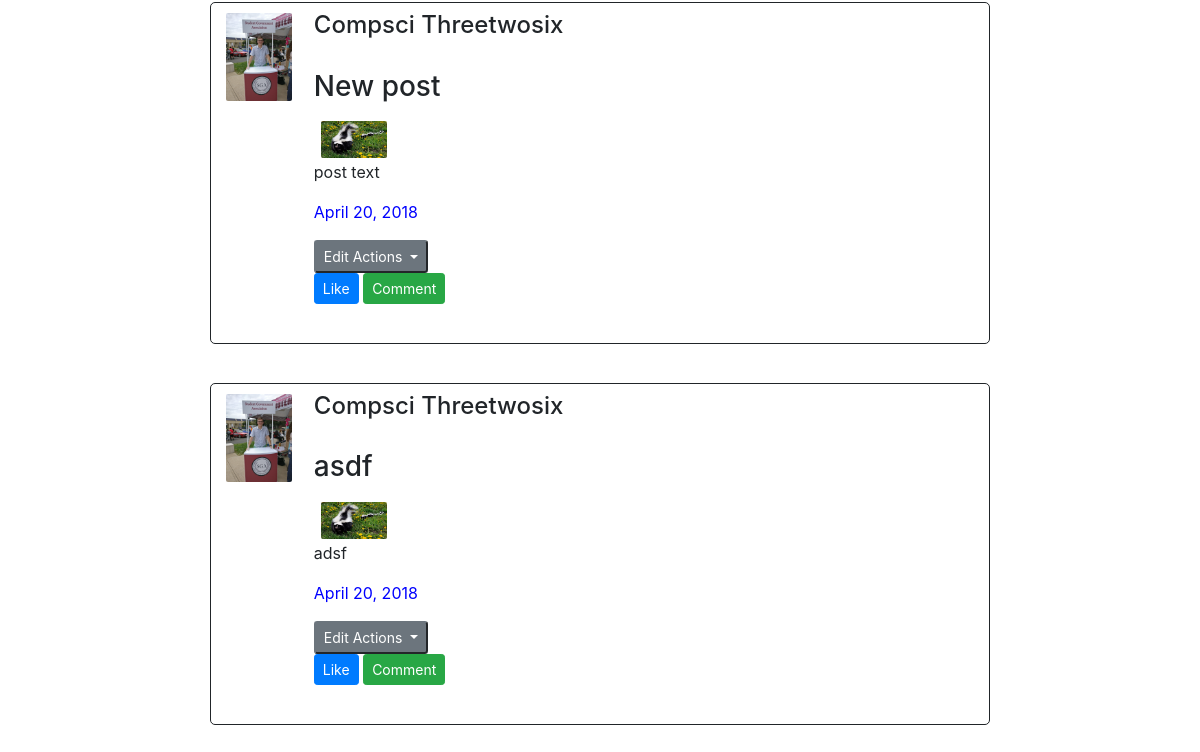
Before: /pawpular/chat/ (signed in, lower part) with the older database file.
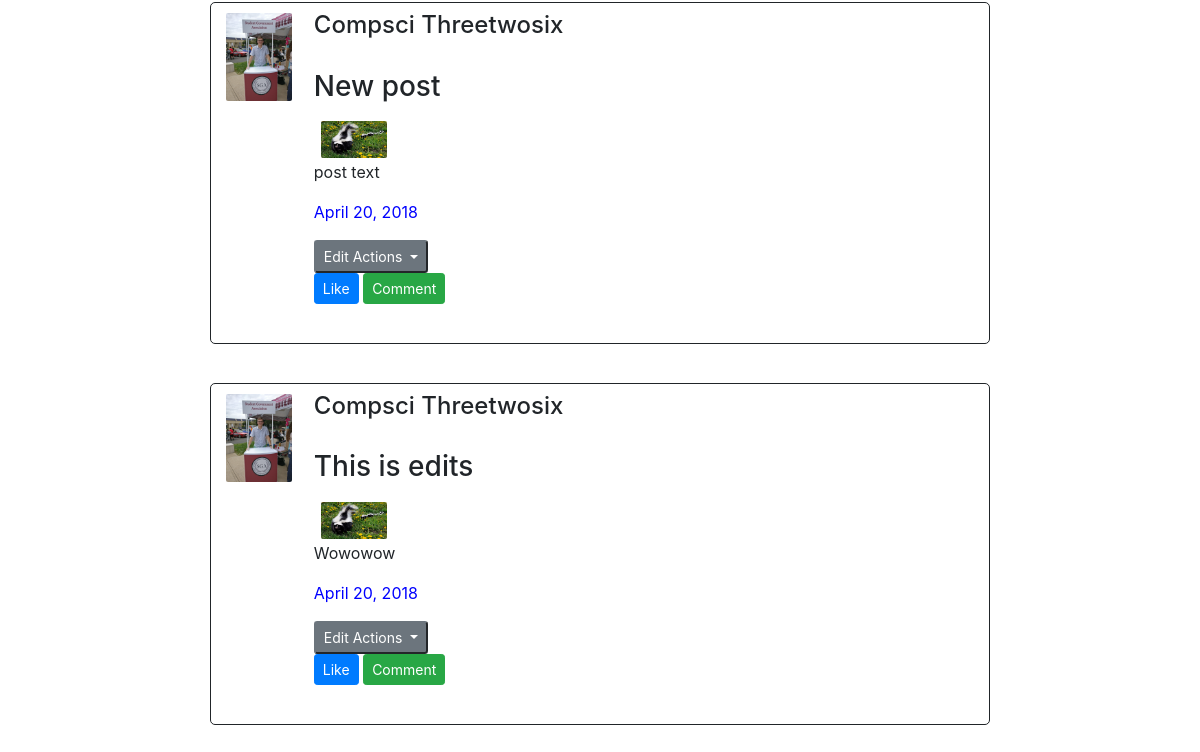
After: the same page with the newer database file.
### pawpular/models.py (models this page shows, shortened)
class Post(models.Model):
    createdBy = models.ForeignKey('Profile', on_delete=models.CASCADE)
    id = models.UUIDField(primary_key=True, default=uuid.uuid4)
    text = models.TextField(max_length=150)
    image = models.ImageField(upload_to='uploads/', max_length=100)
    createdOn = models.DateField()
    title = models.CharField(max_length=50, default='')
    class Meta:
        abstract = True

class FeedPost(Post):
    post = models.CharField(max_length=1000, default='')

class Profile(models.Model):
    user = models.OneToOneField(User, on_delete=models.CASCADE)
    uuid = models.UUIDField(primary_key=True, default=uuid.uuid4)
    image = models.ImageField(upload_to='uploads/',blank = True)
    pets = models.ManyToManyField('Pet', blank=True)
    feedPosts = models.ManyToManyField('FeedPost', blank=True)
    mapPosts = models.ManyToManyField('MapPost', blank=True)
    servicePosts = models.ManyToManyField('ServicePost', blank=True)
    status=(
        ('1','on'),
        ('0','off'),
        )
    settings = models.CharField(max_length=1,choices=status, blank=False,default='1',help_text = 'settings status status')
    def get_absolute_url(self):
        return "/pawpular/profile/" + self.uuid.__str__()

### pawpular/views.py (the view, shortened to what this page needs)
# urls.py: path('chat/', views.Chat.as_view(), name='chat'),
class Chat(LoginRequiredMixin, generic.ListView):
    model = FeedPost

### pawpular/templates/pawpular/feedpost_list.html (shortened to what this page needs)
{% extends "base_generic.html" %}
    {% block content %}
    <div class="container" style = "padding-left: 15%;padding-right:15%;padding-top:3%;padding-bottom:10%;">
        {% for post in feedpost_list %}
        <div style="padding-bottom:5%;">
            <div class="media" >
                <div class="media-left media-top">
                    <img src="http://127.0.0.1:8000/pawpular/uploads/{{post.createdBy.image}}" class="media-object rounded" style="width:70px">
                </div>
                <div class="media-body">
                    <h4>{{post.createdBy.user.first_name}} {{post.createdBy.user.last_name}}</h4>
                    <h4 class="media-heading" style="padding-top:2%;"><a href="{{post.createdBy.get_absolute_url}}"> {{post.createdBy.fname}} {{post.createdBy.lname}} </a></h4>
                    <h3>{{post.title}}</h3>
                    {% if post.image %}
                        <img src="http://127.0.0.1:8000/pawpular/uploads/{{post.image}}" class="media-object rounded" style="width:70px">
                    {% endif %}
                    <p>{{post.post}}</p>
                    <p style = "color:blue">{{post.createdOn}}</p>
                    {% ifequal request.user post.createdBy.user %}
                    <div class="dropdown">
                        <button class="btn-sm btn-secondary dropdown-toggle outline" type="button" id="dropdownMenuButton" data-toggle="dropdown" aria-haspopup="true" aria-expanded="false">
                            Edit Actions
                        </button>
                    </div>
                    {% endifequal %}
                    <button type="button" class="btn btn-primary btn-sm">Like</button>
                    <button type="button" class="btn btn-success btn-sm">Comment</button>
                </div>
            </div>
        </div>
        {% endfor %}
    </div>
{% endblock %}

Changed rows visible on the page:
changed FeedPost: title "asdf" → "This is edits"; post "adsf" → "Wowowow"
